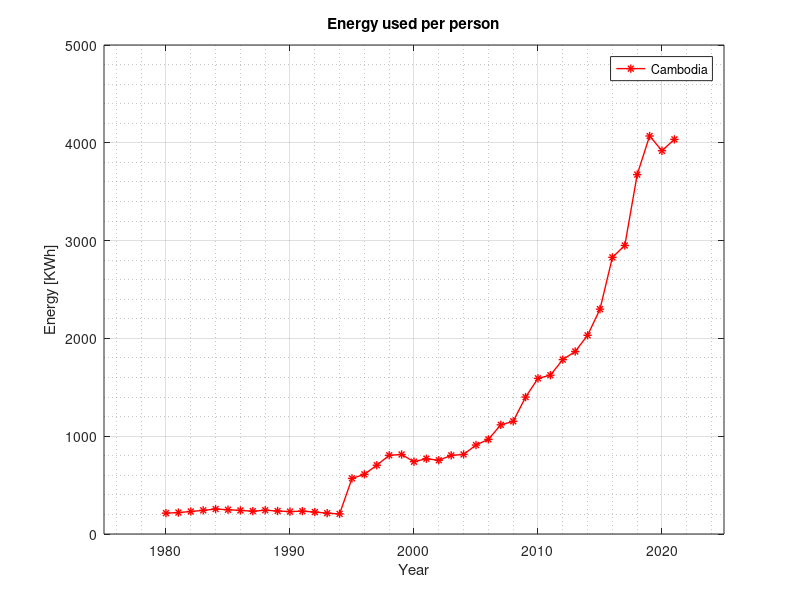

Write the MATLAB code that produced this figure.
% Example1: plot Cambodia's per capita energy use.
clear; close all; clc; % clear memory, close all figure; clear screen

% step 1: load data
% there are two array after load data: 1) year 1x42 2) per_capita_energy_use 1x42
%load('data_cambodia.mat');

per_capita_energy_use = [213.39	219.09	230.18	241.7	255.31	248.37	241.12	233.49	242.95	235.43	229.13	234.03	224.29	212.79	205.51	568.52	610.13	702.98	804.94	812.66	739.46	769.41	754.14	803.82	813.56	909.82	968	1116.2	1152.2	1399.9	1591.3	1623.9	1783.7	1866.1	2031.7	2299.2	2828.7	2950.3	3674.9	4069.5	3918.6	4035.1];
year = 1980:2021;

% step 2: create graphic
figure; % create new figure;
plot(year, per_capita_energy_use, '-r*', 'LineWidth',1, 'MarkerSize',6); % create 2D plot
xlim([1975 2025]); ylim([0 5000]); % limit viewing axes
grid on;% add grid
grid minor;
xlabel('Year'); ylabel('Energy [KWh]')% add x-label and y-label
title('Energy used per person')% add title
legend('Cambodia');
